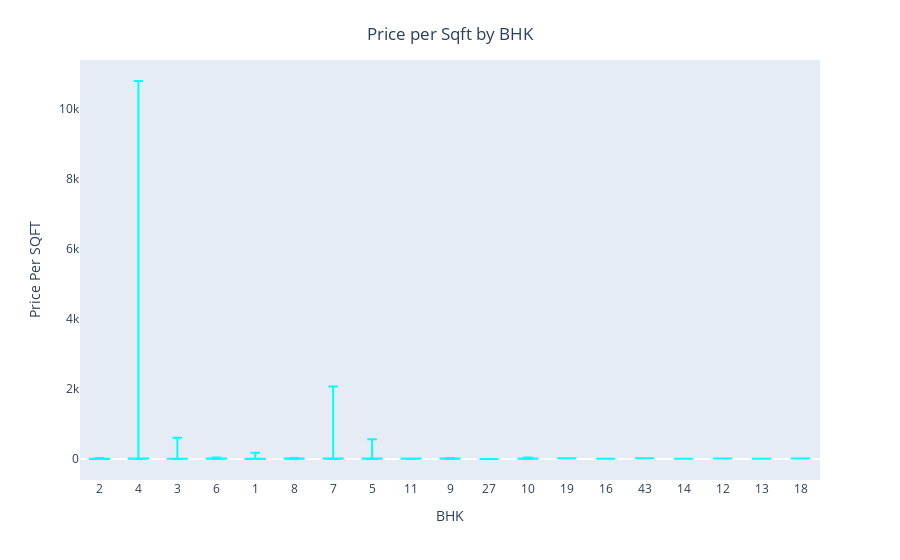

Notebook source saved alongside this figure:
### Code cell
fig = px.box(df,x="bhk",y="price_per_sqft",color_discrete_sequence=['#00FFFF'],points=False)
fig.update_layout(
    xaxis=dict(showgrid=False,title='BHK'),
    yaxis=dict(showgrid=False,title='Price Per SQFT'),
    title ={
        "text":"Price per Sqft by BHK",
        "x":0.5,
        "y":0.95
    }
)
fig.show()

### Figure 1 — Plotly figure (JSON) as saved in the notebook; plotly's stock layout.template omitted (floating-point values rounded to 4 significant figures; data arrays with more than 128 entries replaced by an {"elided": "..."} marker saying what was removed)
{"data": [{"alignmentgroup": "True", "boxpoints": false, "hovertemplate": "bhk=%{x}<br>price_per_sqft=%{y}<extra></extra>", "legendgroup": "", "marker": {"color": "#00FFFF"}, "name": "", "notched": false, "offsetgroup": "", "orientation": "v", "showlegend": false, "type": "box", "x": {"elided": "13320 str values"}, "x0": " ", "xaxis": "x", "y": {"elided": "13320 float values"}, "y0": " ", "yaxis": "y"}], "layout": {"boxmode": "group", "legend": {"tracegroupgap": 0}, "margin": {"t": 60}, "title": {"text": "Price per Sqft by BHK", "x": 0.5, "y": 0.95}, "xaxis": {"anchor": "y", "domain": [0, 1], "showgrid": false, "title": {"text": "BHK"}}, "yaxis": {"anchor": "x", "domain": [0, 1], "showgrid": false, "title": {"text": "Price Per SQFT"}}}}
